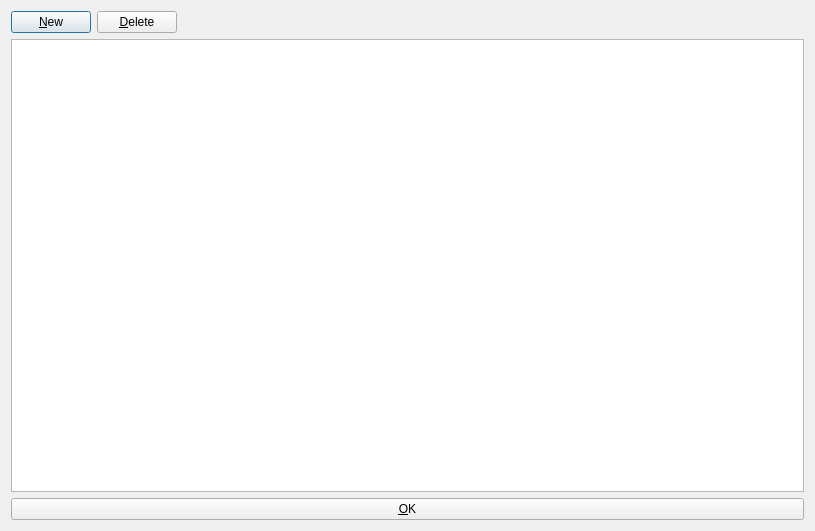
<?xml version="1.0" encoding="UTF-8"?>
<ui version="4.0">
 <class>PeriodenDialog</class>
 <widget class="QDialog" name="PeriodenDialog">
  <property name="geometry">
   <rect>
    <x>0</x>
    <y>0</y>
    <width>815</width>
    <height>531</height>
   </rect>
  </property>
  <property name="windowTitle">
   <string>Perioden</string>
  </property>
  <layout class="QVBoxLayout" name="verticalLayout">
   <item>
    <layout class="QHBoxLayout" name="horizontalLayout">
     <item>
      <widget class="QPushButton" name="pushButton_newRecord">
       <property name="text">
        <string>&amp;New</string>
       </property>
      </widget>
     </item>
     <item>
      <widget class="QPushButton" name="pushButton_deleteRecord">
       <property name="text">
        <string>&amp;Delete</string>
       </property>
      </widget>
     </item>
     <item>
      <spacer name="horizontalSpacer">
       <property name="orientation">
        <enum>Qt::Horizontal</enum>
       </property>
       <property name="sizeHint" stdset="0">
        <size>
         <width>40</width>
         <height>20</height>
        </size>
       </property>
      </spacer>
     </item>
    </layout>
   </item>
   <item>
    <widget class="QTableView" name="tableView_perioden"/>
   </item>
   <item>
    <widget class="QPushButton" name="pushButton_OK">
     <property name="text">
      <string>&amp;OK</string>
     </property>
    </widget>
   </item>
  </layout>
 </widget>
 <resources/>
 <connections/>
</ui>
